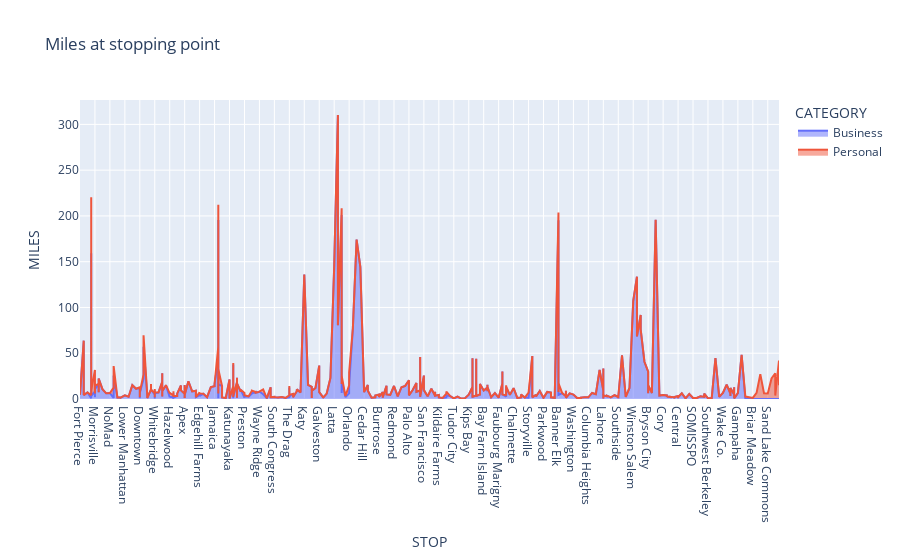

Notebook source saved alongside this figure:
### Code cell
px.area(df,y='MILES',x='STOP',color='CATEGORY',title='Miles at stopping point')

### Figure 1 — Plotly figure (JSON) as saved in the notebook; plotly's stock layout.template omitted (floating-point values rounded to 4 significant figures; data arrays with more than 128 entries replaced by an {"elided": "..."} marker saying what was removed)
{"data": [{"fillpattern": {"shape": ""}, "hovertemplate": "CATEGORY=Business<br>STOP=%{x}<br>MILES=%{y}<extra></extra>", "legendgroup": "Business", "line": {"color": "#636efa"}, "marker": {"symbol": "circle"}, "mode": "lines", "name": "Business", "orientation": "v", "showlegend": true, "stackgroup": "1", "type": "scatter", "x": {"elided": "1078 str values"}, "xaxis": "x", "y": {"elided": "1078 float values"}, "yaxis": "y"}, {"fillpattern": {"shape": ""}, "hovertemplate": "CATEGORY=Personal<br>STOP=%{x}<br>MILES=%{y}<extra></extra>", "legendgroup": "Personal", "line": {"color": "#EF553B"}, "marker": {"symbol": "circle"}, "mode": "lines", "name": "Personal", "orientation": "v", "showlegend": true, "stackgroup": "1", "type": "scatter", "x": ["Northwoods", "Tanglewood", "Preston", "Whitebridge", "Jackson Heights", "East Elmhurst", "Islamabad", "Islamabad", "Unknown Location", "Unknown Location", "Islamabad", "Islamabad", "Islamabad", "Unknown Location", "Whitebridge", "Westpark Place", "Hazelwood", "Whitebridge", "Westpark Place", "Westpark Place", "Weston", "Cary", "Whitebridge", "The Drag", "The Drag", "Houston", "Houston", "Midtown", "Briar Meadow", "Downtown", "Cary", "Whitebridge", "Preston", "Whitebridge", "Westpark Place", "Isles of Buena Vista", "Orlando", "Lake Reams", "Orlando", "Kissimmee", "Orlando", "Vista East", "Kissimmee", "Orlando", "Sky Lake", "Sand Lake Commons", "Kissimmee", "Kissimmee", "Kissimmee", "Kissimmee", "Storyville", "Kenner", "Cary", "Morrisville", "Morrisville", "Cary", "Morrisville", "Banner Elk", "Banner Elk", "Elk Park", "Banner Elk", "Banner Elk", "Newland", "Newland", "Boone", "Banner Elk", "Banner Elk", "Boone", "Cary", "Morrisville", "Cary", "Preston", "Whitebridge", "Whitebridge", "Edgehill Farms", "Preston", "Whitebridge"], "xaxis": "x", "y": [5.3, 3, 5.1, 1.5, 2.7, 1.8, 1.5, 1, 13.6, 2.5, 14.4, 3, 1.5, 16.5, 1.7, 1.9, 4.2, 2, 2.1, 2.2, 4.2, 3.5, 1.6, 1.9, 1.7, 4.9, 12.6, 10.4, 1.2, 1, 8.1, 1.4, 1.7, 1.6, 2, 6.7, 8.8, 1.2, 6.9, 7.3, 3.6, 27.2, 25.7, 13.6, 6.2, 6, 13.8, 0.7, 5.5, 5.1, 5.5, 1.4, 8.7, 23.5, 2.2, 4.4, 3.3, 8.3, 3.2, 22.4, 12.2, 4.5, 28.1, 3.8, 41.9, 23.8, 13, 15.1, 180.2, 4.1, 6.1, 3.3, 4.7, 4.8, 2.8, 1.4, 1.4], "yaxis": "y"}], "layout": {"legend": {"title": {"text": "CATEGORY"}, "tracegroupgap": 0}, "title": {"text": "Miles at stopping point"}, "xaxis": {"anchor": "y", "domain": [0, 1], "title": {"text": "STOP"}}, "yaxis": {"anchor": "x", "domain": [0, 1], "title": {"text": "MILES"}}}}
